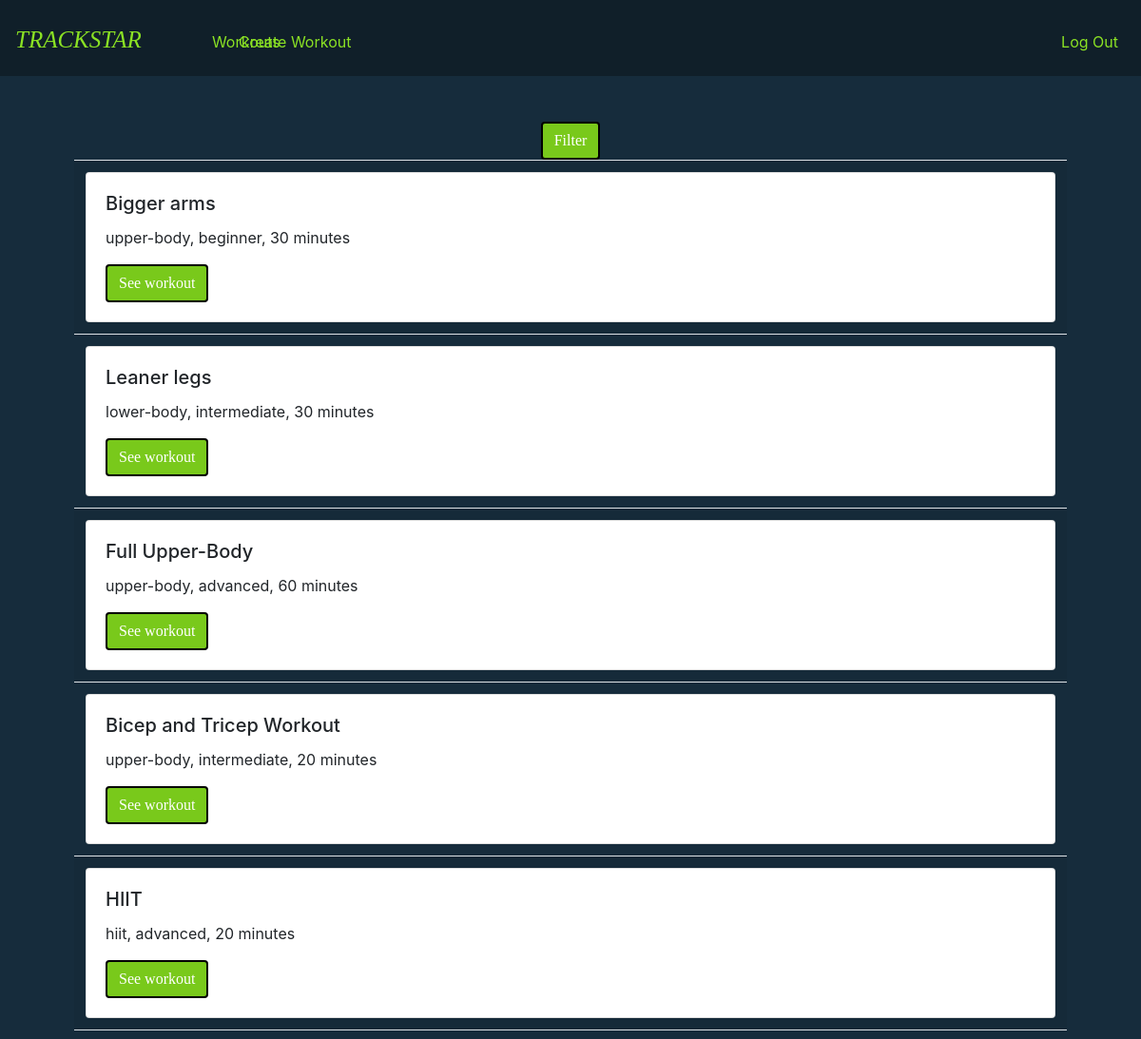
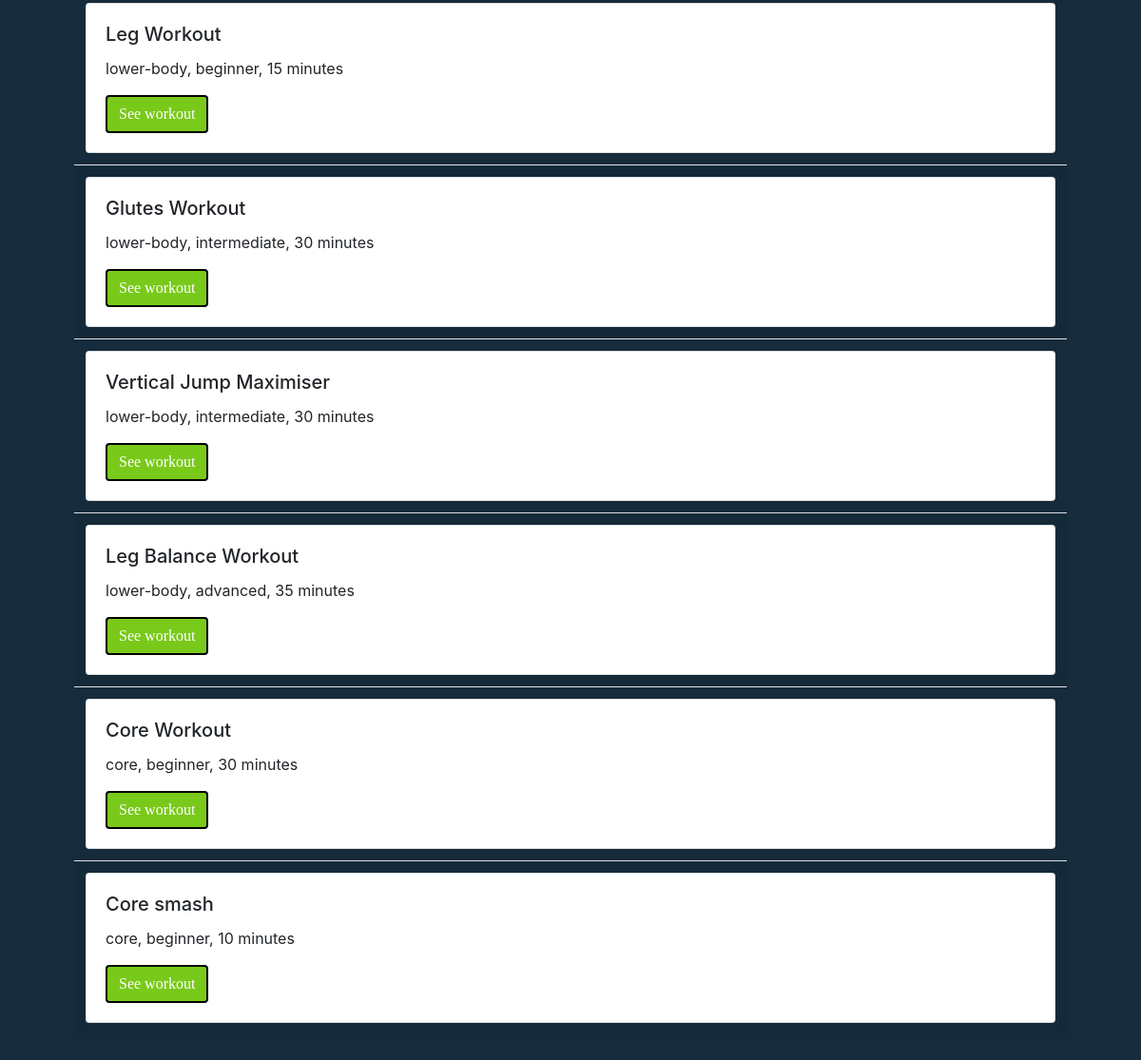
Page /workout (signed in) on the committed database (2 pictures, top to bottom).
### tables this page shows
CREATE TABLE 'workouts' ('id' integer PRIMARY KEY AUTOINCREMENT NOT NULL, 'user_id' integer NOT NULL, 'name' varchar(64) NOT NULL, 'typew' text NOT NULL, 'difficulty' text NOT NULL, 'time' integer NOT NULL, 'description' text NOT NULL);

### app.py (the view)
@app.route("/workout", methods=["GET","POST"])
@login_required
def workout():
    filter_choice = request.form.get("filter_fp")
    if filter_choice == "upper-body":
        workouts = db.execute("""
            SELECT name, typew, difficulty, time, description
            FROM workouts
            WHERE typew = 'upper-body';
        """)
    elif filter_choice == "core":
        workouts = db.execute("""
            SELECT name, typew, difficulty, time, description
            FROM workouts
            WHERE typew = 'core';
        """)
    elif filter_choice == "lower-body":
        workouts = db.execute("""
            SELECT name, typew, difficulty, time, description
            FROM workouts
            WHERE typew = 'lower-body';
        """)
    elif filter_choice == "hiit":
        workouts = db.execute("""
            SELECT name, typew, difficulty, time, description
            FROM workouts
            WHERE typew = 'hiit';
        """)
    elif filter_choice == "beginner":
        workouts = db.execute("""
            SELECT name, typew, difficulty, time, description
            FROM workouts
            WHERE difficulty = 'beginner';
        """)
    elif filter_choice == "intermediate":
        workouts = db.execute("""
            SELECT name, typew, difficulty, time, description
            FROM workouts
            WHERE difficulty = 'intermediate';
        """)
    elif filter_choice == "advanced":
        workouts = db.execute("""
            SELECT name, typew, difficulty, time, description
            FROM workouts
            WHERE difficulty = 'advanced';
        """)
    else:
        workouts = db.execute("""
            SELECT name, typew, difficulty, time, description
            FROM workouts
        """)
    return render_template ("workout.html", workouts=workouts)

### app.py (called while the page is built)
@app.after_request
def after_request(response):
    response.headers["Cache-Control"] = "no-cache, no-store, must-revalidate"
    response.headers["Expires"] = 0
    response.headers["Pragma"] = "no-cache"
    return response

### helpersfp.py (called while the page is built)
def login_required(f):
    @wraps(f)
    def decorated_function(*args, **kwargs):
        if session.get("user_id") is None:
            return redirect("/login")
        return f(*args, **kwargs)
    return decorated_function

### templates/workout.html (shortened to what this page needs)
{% extends "layout(fp).html" %}
{% block main %}
    <form action="/workout", method="POST">
        <table class="table table-striped">
        <button type="button" class="btn btn-primary" data-toggle="modal" data-target="#sort" style="background-color:#79c91b;border: 2px solid black; font-family: 'Trebuchet MS'">
            Filter
        </button>
        <tbody>
            {% for workout in workouts %}
            <tr>
                <td>
                    <div class="card">
                        <div class="card-body">
                            <h5 class="card-title">{{workout["name"]}}</h5>
                            <p class="card-text">{{workout["typew"]}}, {{workout["difficulty"]}}, {{workout["time"]}} minutes</p>
                            <button type="button" class="btn btn-primary" data-toggle="modal" data-target="#exampleModal" style="background-color:#79c91b;border: 2px solid black; font-family: 'Trebuchet MS'">
                                See workout
                            </button>
                            </div>
                        </div>
                </td>
            </tr>
            {% endfor %}
        </tbody>
    </form>
{% endblock %}

### templates/layout(fp).html (shortened to what this page needs)
<!DOCTYPE html>
<html lang="en">
    <head>
        <link href="https://maxcdn.bootstrapcdn.com/bootstrap/4.1.3/css/bootstrap.min.css" rel="stylesheet">
        <link href="/static/style(fp).css" rel="stylesheet">
    </head>
    <body>
        <nav class="navbar navbar-expand-md" style="background-color:#101f29">
            <a class="navbar-brand" href="/">
                <p style="color:#8be224; font-size:25px; font-family: Impact; position: relative; top: 10px;"><i>TRACKSTAR</i></p>
            </a>
            <div class="collapse navbar-collapse" id="navbar">
                {% if session.user_id %}
                    <ul class="navbar-nav mr-auto mt-2">
                        <li class="nav-item"><a class="nav-link" href="/workout" style="color:#8be224; position: relative; left: 50px;">Workouts</a></li>
                    </ul>
                    <ul class="navbar-nav mr-auto mt-2">
                        <li class="nav-item"><a class="nav-link" href="/create" style="color:#8be224; position: relative; left: -250px;">Create Workout</a></li>
                    </ul>
                    <ul class="navbar-nav ml-auto mt-2">
                        <li class="nav-item"><a class="nav-link" href="/logout" style="color:#8be224;">Log Out</a></li>
                    </ul>
                {% else %}
                    <ul class="navbar-nav ml-auto mt-2">
                        <li class="nav-item"><a class="nav-link" href="/register" style="color:#8be224;">Register</a></li>
                        <li class="nav-item"><a class="nav-link" href="/login" style="color:#8be224;">Log In</a></li>
                    </ul>
                {% endif %}
            </div>
        </nav>
        <main class="container p-5">
            {% block main %}{% endblock %}
        </main>
    </body>
</html>

### style(fp).css (style rules this page uses)
nav .navbar-brand { font-size: xx-large; }
main { overflow-x: auto; text-align: center; }
main table { text-align: left; }

### templates/workout.html (style rules this page uses)
body { background-color: #162c3c; }

### rows in the picture
workouts: name "Bigger arms", typew "upper-body", difficulty "beginner", time "30"
workouts: name "Leaner legs", typew "lower-body", difficulty "intermediate", time "30"
workouts: name "Full Upper-Body", typew "upper-body", difficulty "advanced", time "60"
workouts: name "Bicep and Tricep Workout", typew "upper-body", difficulty "intermediate", time "20"
workouts: name "HIIT", typew "hiit", difficulty "advanced", time "20"
workouts: name "Leg Workout", typew "lower-body", difficulty "beginner", time "15"
workouts: name "Glutes Workout", typew "lower-body", difficulty "intermediate", time "30"
workouts: name "Vertical Jump Maximiser", typew "lower-body", difficulty "intermediate", time "30"
workouts: name "Leg Balance Workout", typew "lower-body", difficulty "advanced", time "35"
workouts: name "Core Workout", typew "core", difficulty "beginner", time "30"
workouts: name "Core smash", typew "core", difficulty "beginner", time "10"
